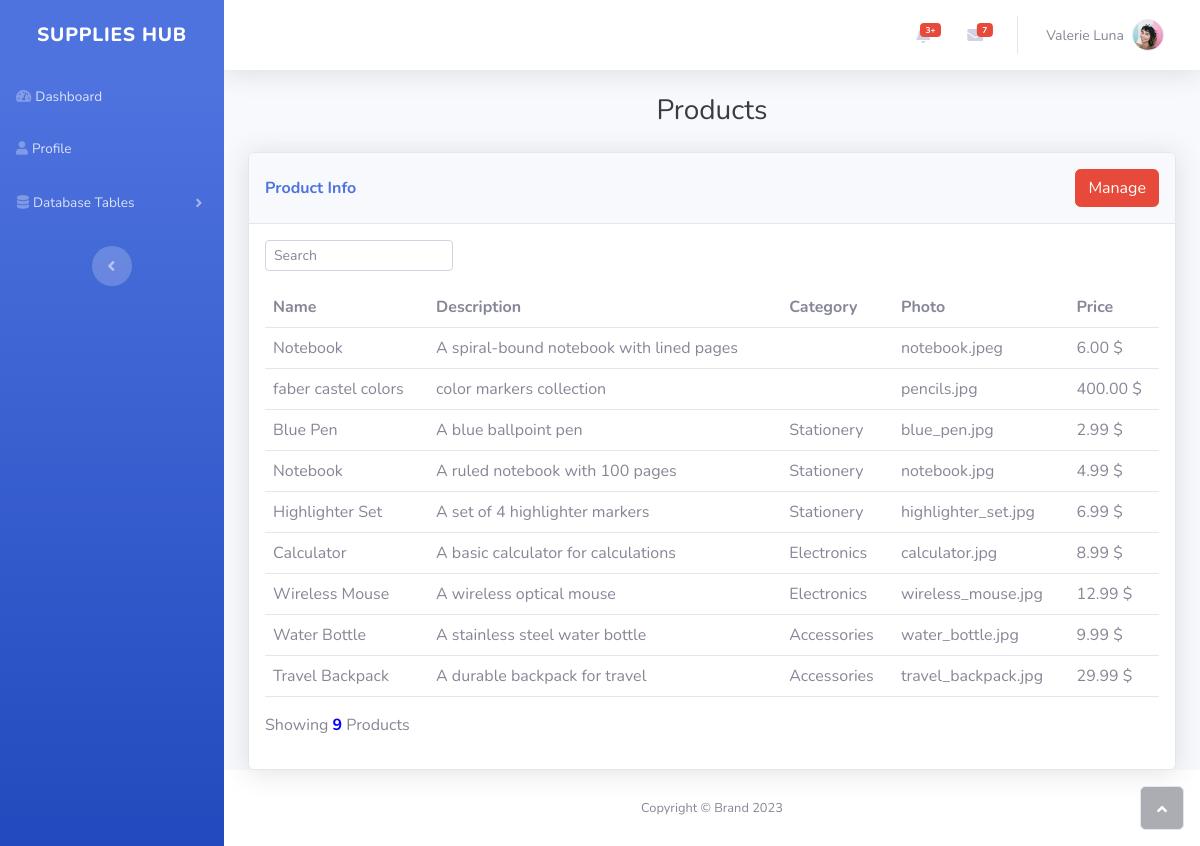
/admin-ViewProducts.php, run on an earlier commit of the app's database.
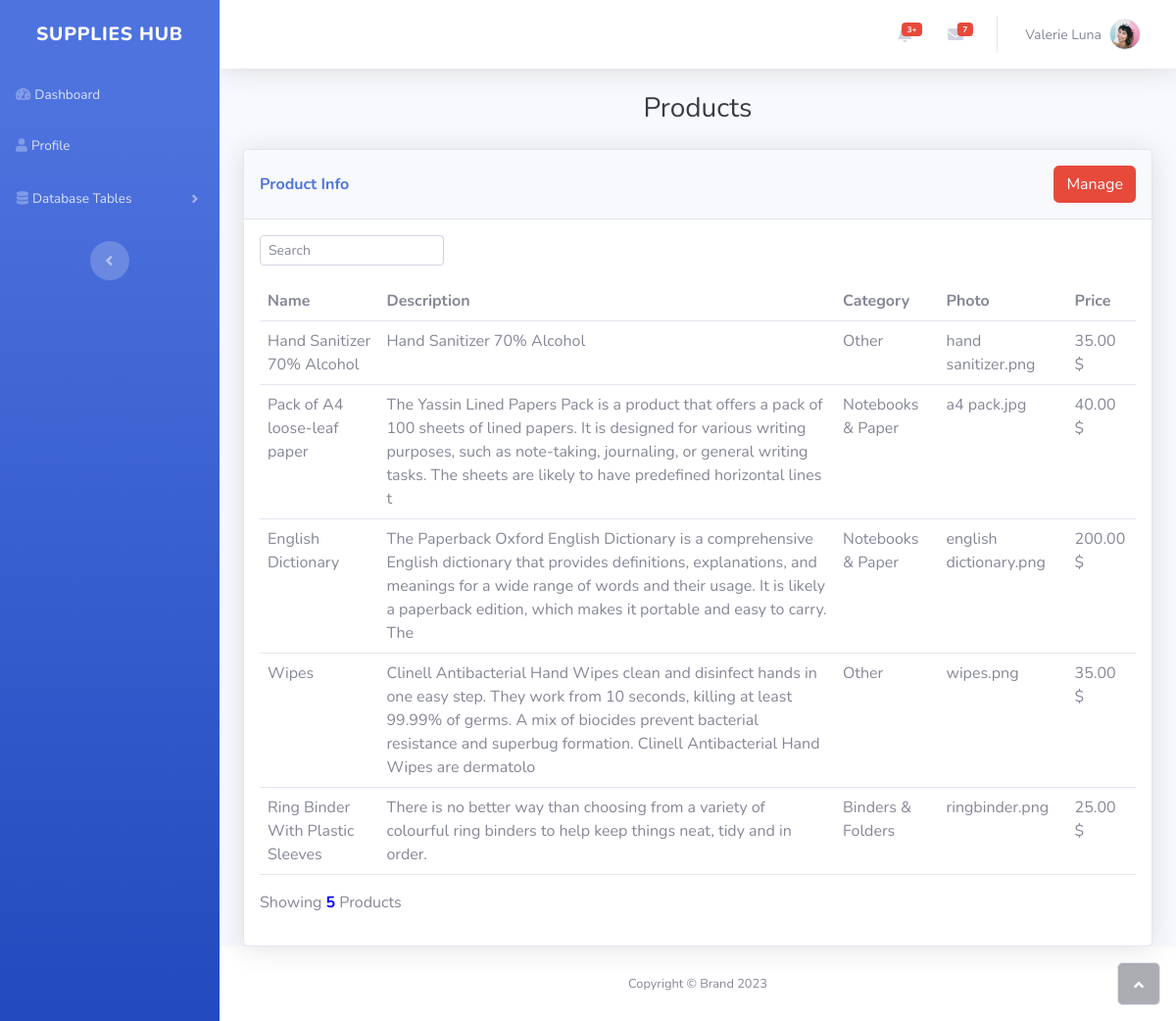
And on a later commit of the database.
### tables this page shows
CREATE TABLE `products` (
  `id` int(255) NOT NULL,
  `pname` varchar(255) NOT NULL,
  `pdesc` varchar(255) DEFAULT NULL,
  `price` decimal(10,2) NOT NULL,
  `photo` varchar(255) NOT NULL,
  `category` varchar(255) NOT NULL
);

### admin-ViewProducts.php (the view, shortened to what this page needs)
<!DOCTYPE html>
<html lang="en">
<?php
require_once("connect.php");
$sql = "SELECT * FROM products";
$result = mysqli_query($conn, $sql);
?>
<head>
    <link rel="stylesheet" href="assets/bootstrap/css/bootstrap.min.css">
    <link rel="stylesheet" href="https://use.fontawesome.com/releases/v5.12.0/css/all.css">
</head>
<body id="page-top">
    <div id="wrapper">
        <?php
        include("admin-sidebar.php");
        ?>
        <div class="d-flex flex-column" id="content-wrapper">
            <div id="content">
                <?php include("admin-topbar.php"); ?>
                <div class="container-fluid">
                    <h3 class="text-dark mb-4 text-center">Products</h3>
                    <div class="card shadow">
                        <div class="card-header py-3 text-nowrap d-flex justify-content-between align-items-center">
                            <p class="text-primary m-0 fw-bold">Product Info</p>
                            <a href="admin-ManageProducts.php" style="display:flex; text-decoration: none;">
                                <button class="btn btn-danger">Manage</button>
                            </a>
                        </div>
                        <div class="card-body">
                            <div class="row">
                                <div class="col-md">
                                    <div class="text-md-start dataTables_filter" id="dataTable_filter"><label class="form-label"><input type="search" class="form-control form-control-sm" aria-controls="dataTable" placeholder="Search"></label></div>
                                </div>
                            </div>
                            <div class="table-responsive table mt-2" id="dataTable" role="grid" aria-describedby="dataTable_info">
                                <table class="table my-0" id="dataTable">
                                    <thead>
                                        <tr>
                                            <th>Name</th>
                                            <th>Description</th>
                                            <th>Category</th>
                                            <th>Photo</th>
                                            <th>Price</th>
                                        </tr>
                                    </thead>
                                    <tbody>
                                        <?php
                                        while ($row = mysqli_fetch_assoc($result)) {
                                            echo "<tr>";
                                            echo "<td>" . $row['pname'] . "</td>
                                            <td>" . $row['pdesc'] . "</td>";
                                            echo "<td>" . $row['category'] . "</td>";
                                            echo "<td>" . $row['photo'] . "</td>";
                                            echo "<td>" . $row['price'] . " $</td>";
                                            echo "</tr>";
                                        }
                                        ?>
                                    </tbody>
                                </table>
                            </div>
                            <div class="row">
                                <div class="col-md-6 align-self-center">
                                    <?php
                                    $sqlCount = "SELECT COUNT(*) AS total FROM products";
                                    $resultCount = mysqli_query($conn, $sqlCount);
                                    $rowCount = mysqli_fetch_assoc($resultCount);
                                    ?>
                                    <p id="dataTable_info" class="dataTables_info" role="status" aria-live="polite">Showing <b style="color:blue"><?php echo $rowCount['total']; ?></b> Products</p>
                                </div>
                                <div class="col-md-6">
                                </div>
                            </div>
                        </div>
                    </div>
                </div>
            </div>
            <footer class="bg-white sticky-footer">
                <div class="container my-auto">
                    <div class="text-center my-auto copyright"><span>Copyright © Brand 2023</span></div>
                </div>
            </footer>
        </div><a class="border rounded d-inline scroll-to-top" href="#page-top"><i class="fas fa-angle-up"></i></a>
    </div>
</body>
</html>

What changed in the data, as far as the page shows it:
removed products: pname "Notebook", pdesc "A spiral-bound notebook with lined pages", photo "notebook.jpeg", price "6.00"
removed products: pname "faber castel colors", pdesc "color markers collection", photo "pencils.jpg", price "400.00"
removed products: pname "Blue Pen", pdesc "A blue ballpoint pen", category "Stationery", photo "blue_pen.jpg", price "2.99"
removed products: pname "Notebook", pdesc "A ruled notebook with 100 pages", category "Stationery", photo "notebook.jpg", price "4.99"
removed products: pname "Highlighter Set", pdesc "A set of 4 highlighter markers", category "Stationery", photo "highlighter_set.jpg", price "6.99"
removed products: pname "Calculator", pdesc "A basic calculator for calculations", category "Electronics", photo "calculator.jpg", price "8.99"
removed products: pname "Wireless Mouse", pdesc "A wireless optical mouse", category "Electronics", photo "wireless_mouse.jpg", price "12.99"
removed products: pname "Water Bottle", pdesc "A stainless steel water bottle", category "Accessories", photo "water_bottle.jpg", price "9.99"
removed products: pname "Travel Backpack", pdesc "A durable backpack for travel", category "Accessories", photo "travel_backpack.jpg", price "29.99"
added products: pname "Hand Sanitizer 70% Alcohol", pdesc "Hand Sanitizer 70% Alcohol", category "Other", photo "hand sanitizer.png", price "35.00"
added products: pname "Pack of A4 loose-leaf paper", pdesc "The Yassin Lined Papers Pack is a product that offers a pack of 100 sheets of lined papers. It is designed for various writing purposes, such as note-taking, journaling, or general writing tasks. The sheets are likely to have predefined horizontal lines t", category "Notebooks & Paper", photo "a4 pack.jpg", price "40.00"
added products: pname "English Dictionary", pdesc "The Paperback Oxford English Dictionary is a comprehensive English dictionary that provides definitions, explanations, and meanings for a wide range of words and their usage. It is likely a paperback edition, which makes it portable and easy to carry. The", category "Notebooks & Paper", photo "english dictionary.png", price "200.00"
added products: pname "Wipes", pdesc "Clinell Antibacterial Hand Wipes clean and disinfect hands in one easy step. They work from 10 seconds, killing at least 99.99% of germs. A mix of biocides prevent bacterial resistance and superbug formation. Clinell Antibacterial Hand Wipes are dermatolo", category "Other", photo "wipes.png", price "35.00"
added products: pname "Ring Binder With Plastic Sleeves", pdesc "There is no better way than choosing from a variety of colourful ring binders to help keep things neat, tidy and in order.", category "Binders & Folders", photo "ringbinder.png", price "25.00"
Also different on the page:
$rowCount['total']: "9" → "5"
